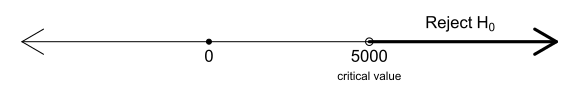

R code for this plot:

#===> rejectionRegion <===#

par(mar=rep(0,4))
plot(0:1, c(0.15, 0.77), type='n', axes=FALSE)
arrows(0, 0.5, 1, 0.5, code=3)
points(0.35, 0.5, pch=20)
text(0.35, 0.5, 0, pos=1)
points(0.65, 0.5)
text(0.65, 0.5, 5000, pos=1)
text(0.65, 0.35, 'critical value', pos=1, cex=0.7)
arrows(0.65, 0.5, 1, 0.5, lwd=3)
text(0.82, 0.5, expression('Reject'~H[0]), pos=3)
#text(0.5, 0.05, 'd')


#===> rejectionRegionAp <===#

par(mar=rep(0,4), mfrow=c(2,1))

plot(c(-0.05,1), c(0.25, 0.77), type='n', axes=FALSE)
arrows(0, 0.5, 1, 0.5, code=3)
points(0.5, 0.5, pch=20)
text(0.5, 0.5, '0', pos=1)
points(0.75, 0.5)
text(0.75, 0.5, 1.65, pos=1)
#text(0.75, 0.35, 'critical value', pos=1, cex=0.7)
arrows(0.75, 0.5, 1, 0.5, lwd=3)
text(0.85, 0.45, expression('Reject'~H[0]), pos=3)
text(-0.1, 0.7, 'one-sided', pos=4, cex=0.7)

plot(c(-0.05,1), c(0.25, 0.77), type='n', axes=FALSE)
arrows(0, 0.5, 1, 0.5, code=3)
points(0.5, 0.5, pch=20)
text(0.5, 0.5, '0', pos=1)
points(0.8, 0.5)
text(0.8, 0.5, 1.96, pos=1)
arrows(0.8, 0.5, 1, 0.5, lwd=3)
text(0.88, 0.45, expression('Reject'~H[0]), pos=3)
points(0.2, 0.5)
text(0.2, 0.5, -1.96, pos=1)
arrows(0.2, 0.5, 0, 0.5, lwd=3)
text(0.12, 0.45, expression('Reject'~H[0]), pos=3)
text(-0.1, 0.7, 'two-sided', pos=4, cex=0.7)

#===> rejectAbove2970 <===#

par(mar=rep(0,4), mfrow=c(1,1))
plot(c(-0.05,1), c(0.25, 0.67), type='n', axes=FALSE)
arrows(0, 0.5, 1, 0.5, code=3)
points(0.5, 0.5, pch=20)
text(0.5, 0.475, '0', pos=1)
points(0.75, 0.5)
text(0.75, 0.475, '$2970', pos=1)
text(0.75, 0.38, 'critical value', pos=1, cex=0.7)
arrows(0.75, 0.5, 1, 0.5, lwd=3)
text(0.85, 0.475, expression('Reject'~H[0]), pos=3)

#===> rejectAbove95 <===#

par(mar=rep(0,4), mfrow=c(1,1))
plot(c(-0.05,1), c(0.25, 0.67), type='n', axes=FALSE)
arrows(0, 0.5, 1, 0.5, code=3)
points(0.5, 0.5, pch=20)
text(0.5, 0.475, '0', pos=1)
points(0.75, 0.5)
text(0.75, 0.475, '1.65', pos=1)
text(0.75, 0.38, 'critical value', pos=1, cex=0.7)
arrows(0.75, 0.5, 1, 0.5, lwd=3)
text(0.85, 0.475, expression('Reject'~H[0]), pos=3)
